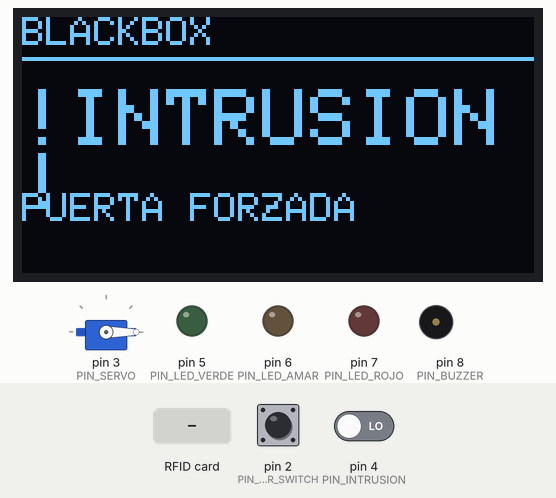
Recording of a sketch running on a simulated Arduino Uno, built with avr-gcc and run on an emulated ATmega328P. Shown: 128×64 one-colour display, servo, output pins drawn as LEDs (lit = HIGH), buzzer (waves = sounding, pin HIGH). Inputs (shaded band) come from the test bench; at power-on: pin 2 (PIN_DOOR_SWITCH) HIGH, pin 4 (PIN_INTRUSION) LOW. Pins used as bus, display or sensor lines are not drawn; what the sketch prints to the serial monitor is not drawn.

Above: at 1.39 s.
1.4 s: RFID card 04 A3 9B 12 held to the reader
At 2.6 s:
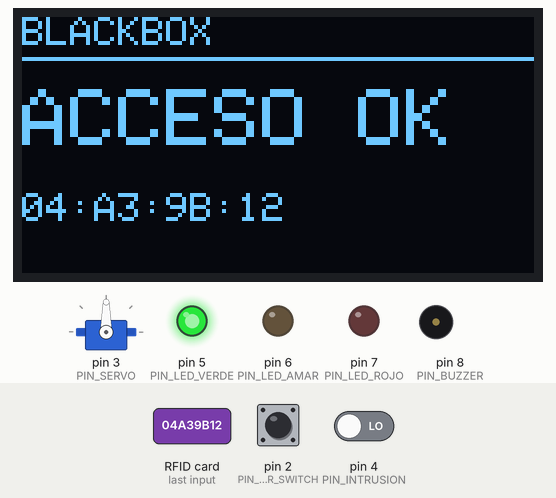
2.9 s: RFID card 5E 7A 19 C4 held to the reader
At 4.3 s:
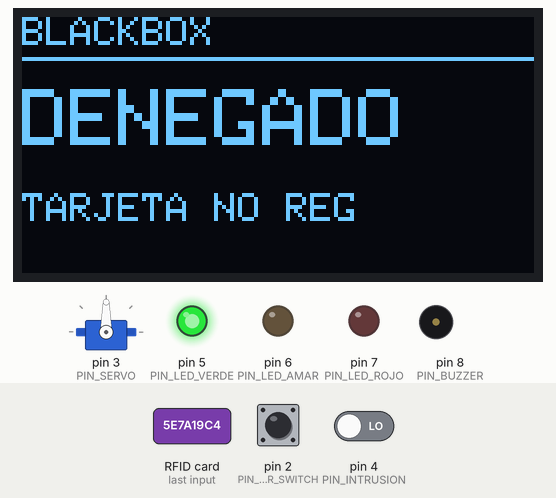
4.6 s: pin 2 (PIN_DOOR_SWITCH) pulled LOW for 0.15 s
At 6.0 s:
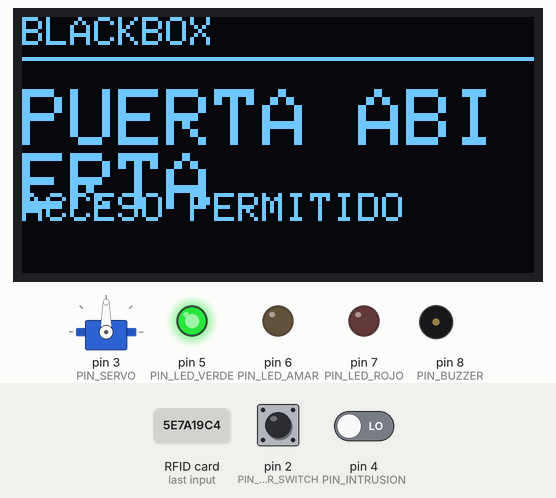
6.3 s: pin 2 (PIN_DOOR_SWITCH) pulled LOW for 3.2 s
At 7.5 s:
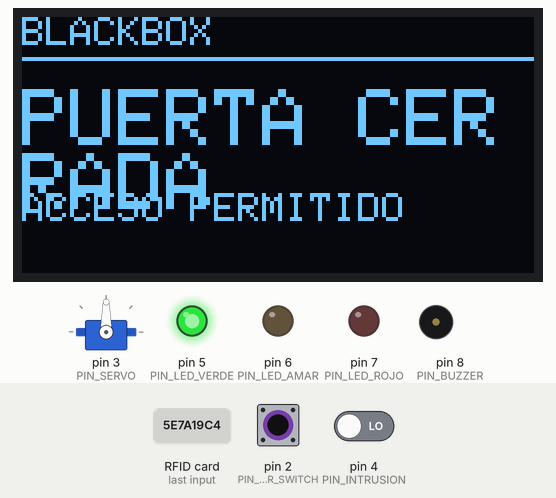
11.1 s: RFID card 04 7C 41 8E held to the reader
At 12.2 s:
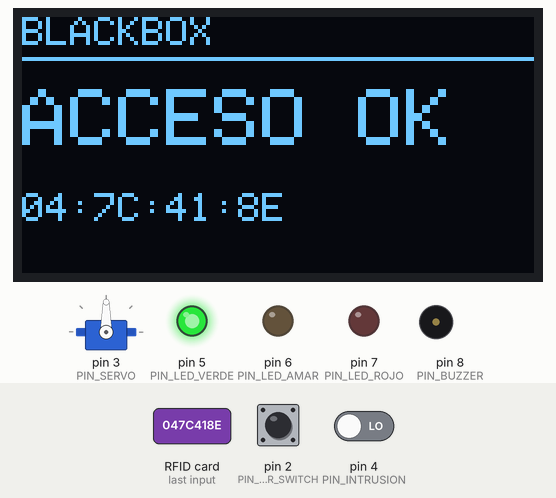
12.7 s: RFID card 04 D1 55 3A held to the reader
At 13.9 s:
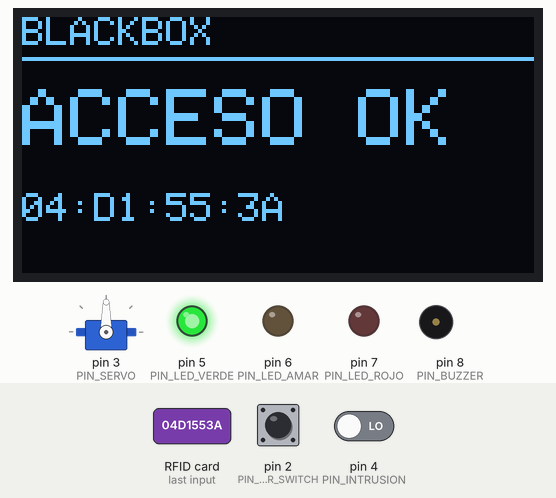
Timing chart, 0 to 15.2 s (numbered marks = the images above; inputs shaded):
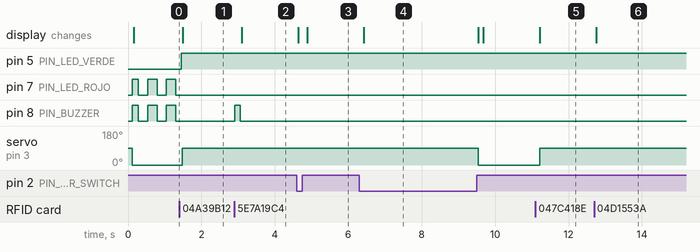

Measured:
- after the input at 1.4 s, pin 5 (PIN_LED_VERDE): LOW → HIGH after 0.05 s; pin 7 (PIN_LED_ROJO), pin 8 (PIN_BUZZER): stops changing and stays LOW; servo on pin 3 (PIN_SERVO): 0° → 90° after 0.08 s; the display: changes after 0.09 s (image 1)
- after the input at 2.9 s, pin 8 (PIN_BUZZER): LOW → HIGH at once, → LOW 0.15 s later; the display: changes after 0.20 s (image 2)
- after the input at 4.6 s, the display: first changes at once (image 3 shows a later state)
- after the input at 6.3 s, servo on pin 3 (PIN_SERVO): 90° → 0° after 3.2 s; the display: changes after 0.12 s (image 4)
- after the input at 11.1 s, servo on pin 3 (PIN_SERVO): 0° → 90° after 0.11 s; the display: changes after 0.11 s (image 5)
- after the input at 12.7 s, the display: changes after 0.06 s (image 6)
- by itself, pin 7 (PIN_LED_ROJO), pin 8 (PIN_BUZZER): repeats every 0.51 s: LOW 0.26 s, HIGH 0.26 s

The sketch:

Sentinel_Access_ArduinoUno.ino
```cpp
/*
 * PROYECTO: BLACKBOX (Grupo SurCode)
 * CONTROLADOR: Arduino Uno con Wi-Fi
 * DESCRIPCIÓN:
 * Firmware para Arduino Uno que gestiona:
 *  - RFID RC522 (SPI: D10, D11, D12, D13, D9)
 *  - Pantalla OLED SSD1306 (I2C: A4=SDA, A5=SCL)
 *  - Cerradura Microservo SG90 (PWM: D3)
 *  - Sensor Puerta Reed Switch / Microswitch (D2 con INPUT_PULLUP)
 *  - Sensor Intrusión / Fuego KY-026 (Digital: D4)
 *  - LEDs de estado: Verde (D5), Amarillo (D6), Rojo (D7)
 *  - Buzzer alarma (D8)
 *  - Comunicación Serial JSON con Dashboard a 115200 bps
 */

#include <SPI.h>
#include <MFRC522.h>
#include <Wire.h>
#include <Adafruit_GFX.h>
#include <Adafruit_SSD1306.h>
#include <Servo.h>

// -------------------------------------------------------------
// ASIGNACIÓN DE PINES (ARDUINO UNO)
// -------------------------------------------------------------
#define PIN_DOOR_SWITCH  2   // Reed switch o Microswitch (con INPUT_PULLUP)
#define PIN_SERVO        3   // Señal PWM del Microservo SG90
#define PIN_INTRUSION    4   // Pin DO del sensor KY-026 (o PIR)
#define PIN_LED_VERDE    5   // LED Verde (Acceso / Desarmado)
#define PIN_LED_AMAR     6   // LED Amarillo (Armado)
#define PIN_LED_ROJO     7   // LED Rojo (Intrusión)
#define PIN_BUZZER       8   // Zumbador
#define PIN_RFID_RST     9   // Reset del RFID RC522
#define PIN_RFID_SS     10   // SDA / Slave Select del RC522
// Pines SPI fijos de Arduino Uno: MOSI=11, MISO=12, SCK=13
// Pines I2C fijos de Arduino Uno: SDA=A4, SCL=A5

// Objetos de hardware
MFRC522 rfid(PIN_RFID_SS, PIN_RFID_RST);
Adafruit_SSD1306 oled(128, 64, &Wire, -1);
Servo lockServo;

// Estados del sistema
enum Estado { ARMADO, DESARMADO, INTRUSION };
Estado estadoActual = ARMADO;

bool puertaAbierta = false;
bool cerraduraDesbloqueada = false;
bool alertaSensor = false;
unsigned long tiempoDesbloqueo = 0;
const unsigned long TIEMPO_APERTURA_MS = 8000;

// Lista de UIDs autorizados
const char* UIDS_AUTORIZADOS[] = {
  "04:A3:9B:12", // Benjamin Tampier
  "04:7C:41:8E", // Fabian Barroso
  "04:D1:55:3A", // Agustin Gomez
  "04:19:E0:77"  // Maximiliano Muñoz
};

// -------------------------------------------------------------
// FUNCIONES AUXILIARES DE PANTALLA Y COMUNICACIÓN
// -------------------------------------------------------------
void emitirJson(const char* evento, const char* sensor, const char* uid) {
  const char* nomEst = (estadoActual == ARMADO) ? "ARMADO" :
                       (estadoActual == DESARMADO) ? "DESARMADO" : "INTRUSION";

  Serial.print("{\"device_id\":\"ARDUINO-UNO-WIFI\",");
  Serial.print("\"event\":\""); Serial.print(evento); Serial.print("\",");
  Serial.print("\"sensor\":\""); Serial.print(sensor); Serial.print("\",");
  Serial.print("\"uid\":\""); Serial.print(uid); Serial.print("\",");
  Serial.print("\"state\":\""); Serial.print(nomEst); Serial.print("\",");
  Serial.print("\"reed_open\":"); Serial.print(puertaAbierta ? "true" : "false"); Serial.print(",");
  Serial.print("\"pir_motion\":"); Serial.print(alertaSensor ? "true" : "false");
  Serial.println("}");
}

void actualizarOled(const char* linea1, const char* linea2) {
  oled.clearDisplay();
  oled.setTextSize(1);
  oled.setTextColor(SSD1306_WHITE);
  oled.setCursor(0, 0);
  oled.println(F("BLACKBOX"));
  oled.drawLine(0, 10, 127, 10, SSD1306_WHITE);
  oled.setCursor(0, 18);
  oled.setTextSize(2);
  oled.println(linea1);
  oled.setTextSize(1);
  oled.setCursor(0, 44);
  oled.println(linea2);
  oled.display();
}

void actualizarLucesYSalidas() {
  digitalWrite(PIN_LED_VERDE, estadoActual == DESARMADO ? HIGH : LOW);
  digitalWrite(PIN_LED_AMAR,  estadoActual == ARMADO    ? HIGH : LOW);
  digitalWrite(PIN_LED_ROJO,  estadoActual == INTRUSION ? HIGH : LOW);
  digitalWrite(PIN_BUZZER,    estadoActual == INTRUSION ? HIGH : LOW);
}

void setServoAngulo(int angulo) {
  lockServo.attach(PIN_SERVO);
  lockServo.write(angulo);
}

bool verificarUid(String uid) {
  for (int i = 0; i < 4; i++) {
    if (uid.equalsIgnoreCase(UIDS_AUTORIZADOS[i])) return true;
  }
  return false;
}

String obtenerUidString(MFRC522::Uid *uidObj) {
  String s = "";
  for (byte i = 0; i < uidObj->size; i++) {
    if (uidObj->uidByte[i] < 0x10) s += "0";
    s += String(uidObj->uidByte[i], HEX);
    if (i < uidObj->size - 1) s += ":";
  }
  s.toUpperCase();
  return s;
}

// -------------------------------------------------------------
// SETUP
// -------------------------------------------------------------
void setup() {
  Serial.begin(115200);

  // Configurar Pines
  pinMode(PIN_DOOR_SWITCH, INPUT_PULLUP);
  pinMode(PIN_INTRUSION, INPUT);
  pinMode(PIN_LED_VERDE, OUTPUT);
  pinMode(PIN_LED_AMAR, OUTPUT);
  pinMode(PIN_LED_ROJO, OUTPUT);
  pinMode(PIN_BUZZER, OUTPUT);

  // Iniciar buses
  SPI.begin();
  rfid.PCD_Init();

  // Iniciar OLED I2C (dirección 0x3C habitual)
  if (oled.begin(SSD1306_SWITCHCAPVCC, 0x3C)) {
    actualizarOled("ARMADO", "ESPERANDO TARJETA");
  }

  // Servo a posición bloqueada (0 grados)
  setServoAngulo(0);

  actualizarLucesYSalidas();
  emitirJson("inicio_sistema", "ArduinoUno", "NONE");
}

// -------------------------------------------------------------
// LOOP PRINCIPAL
// -------------------------------------------------------------
void loop() {
  // 1. REED SWITCH / MICROSWITCH DE PUERTA
  // Con INPUT_PULLUP: LOW = cerrado (puerta cerrada), HIGH = abierto (puerta abierta)
  bool lecturaPuerta = (digitalRead(PIN_DOOR_SWITCH) == HIGH);
  if (lecturaPuerta != puertaAbierta) {
    puertaAbierta = lecturaPuerta;
    if (puertaAbierta && estadoActual == ARMADO) {
      estadoActual = INTRUSION;
      actualizarLucesYSalidas();
      actualizarOled("!INTRUSION!", "PUERTA FORZADA");
      emitirJson("intrusion_puerta", "ReedSwitch", "NONE");
    } else {
      actualizarOled(puertaAbierta ? "PUERTA ABIERTA" : "PUERTA CERRADA",
                     estadoActual == ARMADO ? "SISTEMA ARMADO" : "ACCESO PERMITIDO");
      emitirJson(puertaAbierta ? "puerta_abierta" : "puerta_cerrada", "ReedSwitch", "NONE");
    }
  }

  // 2. SENSOR DE INTRUSIÓN / KY-026 (PIN D4)
  // Generalmente DO pasa a LOW cuando detecta la señal (o HIGH según potenciómetro)
  bool lecturaSensor = (digitalRead(PIN_INTRUSION) == LOW);
  if (lecturaSensor && !alertaSensor) {
    alertaSensor = true;
    if (estadoActual == ARMADO) {
      estadoActual = INTRUSION;
      actualizarLucesYSalidas();
      actualizarOled("!INTRUSION!", "SENSOR ACTIVO");
      emitirJson("intrusion_movimiento", "KY026", "NONE");
    } else {
      emitirJson("movimiento_autorizado", "KY026", "NONE");
    }
  } else if (!lecturaSensor) {
    alertaSensor = false;
  }

  // 3. LECTOR RFID RC522
  if (rfid.PICC_IsNewCardPresent() && rfid.PICC_ReadCardSerial()) {
    String uidLeido = obtenerUidString(&(rfid.uid));

    if (verificarUid(uidLeido)) {
      // Tarjeta autorizada: Desarma bodega y abre pestillo
      estadoActual = DESARMADO;
      cerraduraDesbloqueada = true;
      tiempoDesbloqueo = millis();
      setServoAngulo(90); // Gira pestillo a 90° (abierto)
      actualizarLucesYSalidas();
      actualizarOled("ACCESO OK", uidLeido.c_str());
      emitirJson("acceso_autorizado", "RC522", uidLeido.c_str());
    } else {
      // Tarjeta desconocida: Rechaza con beep corto, NO dispara alarma
      digitalWrite(PIN_BUZZER, HIGH);
      delay(150);
      digitalWrite(PIN_BUZZER, estadoActual == INTRUSION ? HIGH : LOW);
      actualizarOled("DENEGADO", "TARJETA NO REG");
      emitirJson("acceso_denegado", "RC522", uidLeido.c_str());
    }
    rfid.PICC_HaltA();
    rfid.PCD_StopCrypto1();
  }

  // 4. CIERRE AUTOMÁTICO DE PESTILLO TRAS 8 SEGUNDOS
  if (cerraduraDesbloqueada && (millis() - tiempoDesbloqueo >= TIEMPO_APERTURA_MS) && !puertaAbierta) {
    cerraduraDesbloqueada = false;
    setServoAngulo(0); // Vuelve a 0° bloqueado
    actualizarOled(estadoActual == ARMADO ? "ARMADO" : "DESARMADO", "PESTILLO CERRADO");
    emitirJson("pestillo_bloqueado", "SG90", "NONE");
  }

  // 5. PARPADEO SI ESTÁ EN INTRUSIÓN
  if (estadoActual == INTRUSION) {
    bool parpadeo = ((millis() / 250) % 2 == 0);
    digitalWrite(PIN_LED_ROJO, parpadeo ? HIGH : LOW);
    digitalWrite(PIN_BUZZER, parpadeo ? HIGH : LOW);
  }

  delay(60);
}
```
